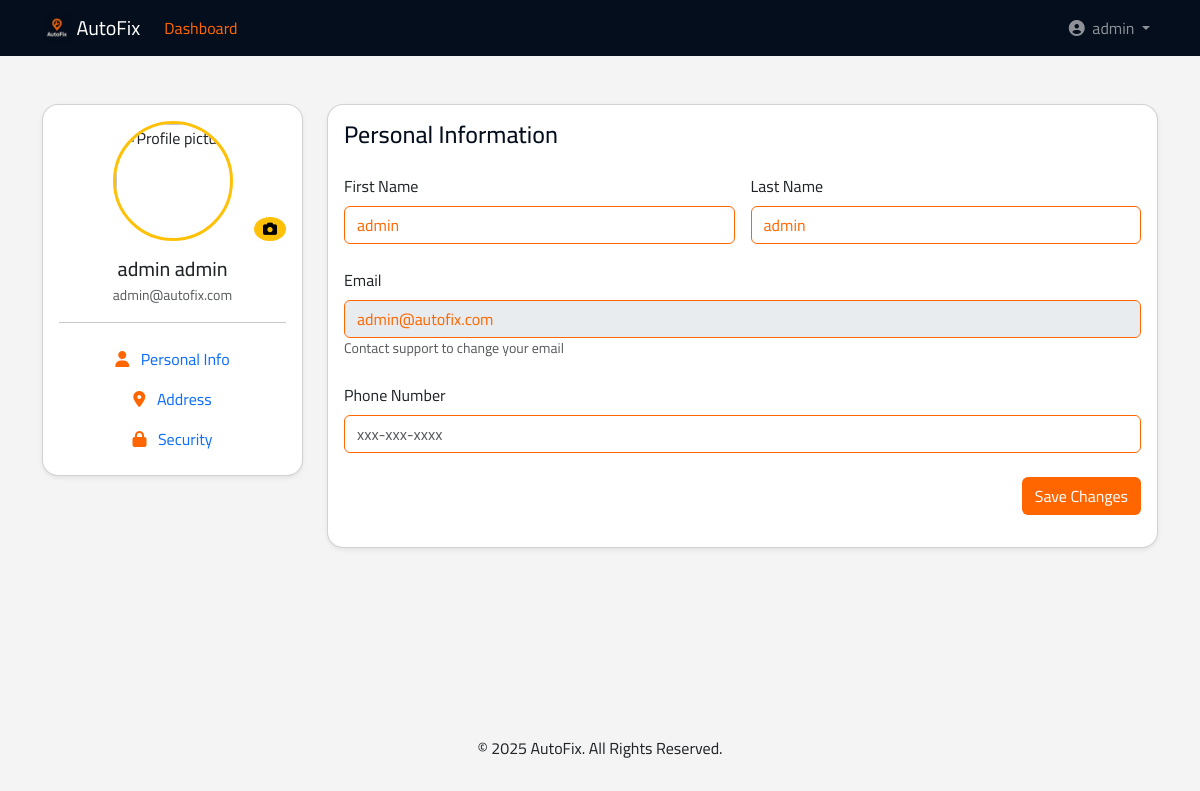
The app's page /accounts/profile/ (signed in) with its own data.
### accounts/models.py (models this page shows, shortened)
class User(AbstractUser):
    username = None
    email = models.EmailField(unique=True)
    phone = models.CharField(max_length=15, unique=True, blank=True)
    is_workshop_owner = models.BooleanField(default=False)
    address = models.ForeignKey(Address, on_delete=models.SET_NULL, null=True, blank=True)
    objects = UserManager()
    USERNAME_FIELD = 'email'
    REQUIRED_FIELDS = ['first_name', 'last_name']  # names required for registration
    def get_full_name(self):
        return f"{self.first_name} {self.last_name}"
    def get_short_name(self):
        return self.first_name

### accounts/views.py (the view)
# urls.py: path('profile/', views.profile, name='profile'),
def profile(request):
    if not request.user.is_authenticated:
        return redirect('landing:main')
    context = {
        'user': request.user,
        'GOOGLE_MAPS_API_KEY': settings.GOOGLE_MAPS_API_KEY
    }
    return render(request, 'accounts/profile.html', context)

### templates/accounts/profile.html (shortened to what this page needs)
{% extends "base.html" %}
{% load static %}
{% load bootstrap5 %}
{% block content %}
<div class="container py-5">
    <div class="row">
        <div class="col-md-3 mb-4">
            <div class="card shadow-sm rounded-4">
                <div class="card-body text-center">
                    <div class="position-relative mb-3">
                        <img src="{% static 'img/default-avatar.png' %}"
                             class="rounded-circle border border-3 border-warning"
                             width="120" height="120"
                             alt="Profile picture">
                        <button class="btn btn-sm btn-warning position-absolute bottom-0 end-0 rounded-circle">
                            <i class="fas fa-camera"></i>
                        </button>
                    </div>
                    <h5 class="mb-1">{{ user.get_full_name }}</h5>
                    <p class="text-muted small mb-3">{{ user.email }}</p>
                    <hr>
                    <ul class="nav flex-column">
                        <li class="nav-item">
                            <a class="nav-link active" href="#personal-info" data-bs-toggle="tab">
                                <i class="fas fa-user me-2" style="color: #ff6600;"></i> Personal Info
                            </a>
                        </li>
                        <li class="nav-item">
                            <a class="nav-link" href="#address" data-bs-toggle="tab">
                                <i class="fas fa-map-marker-alt me-2" style="color: #ff6600;"></i> Address
                            </a>
                        </li>
                        <li class="nav-item">
                            <a class="nav-link" href="#security" data-bs-toggle="tab">
                                <i class="fas fa-lock me-2" style="color: #ff6600;"></i> Security
                            </a>
                        </li>
                    </ul>
                </div>
            </div>
        </div>
        <div class="col-md-9">
            <div class="card shadow-sm rounded-4">
                <div class="card-body">
                    <div class="tab-content">
                        <div class="tab-pane fade show active" id="personal-info">
                            <h4 class="mb-4" style="color: #050e1c;">Personal Information</h4>
                            <form method="post" action="{% url 'accounts:profile_update' %}">
                                <div class="row g-3 mb-4">
                                    <div class="col-md-6">
                                        <label class="form-label">First Name</label>
                                        <input type="text" name="first_name" value="{{ user.first_name }}"
                                               class="form-control" style="border-color: #ff6600; color: #ff6600;">
                                    </div>
                                    <div class="col-md-6">
                                        <label class="form-label">Last Name</label>
                                        <input type="text" name="last_name" value="{{ user.last_name }}"
                                               class="form-control" style="border-color: #ff6600; color: #ff6600;">
                                    </div>
                                </div>
                                <div class="mb-4">
                                    <label class="form-label">Email</label>
                                    <input type="email" value="{{ user.email }}"
                                           class="form-control" style="border-color: #ff6600; color: #ff6600;" disabled>
                                    <small class="text-muted">Contact support to change your email</small>
                                </div>
                                <div class="mb-4">
                                    <label class="form-label">Phone Number</label>
                                    <input type="text" name="phone" value="{{ user.phone }}"
                                           class="form-control" style="border-color: #ff6600; color: #ff6600;"
                                           placeholder="xxx-xxx-xxxx">
                                </div>
                                <div class="d-flex justify-content-end">
                                    <button type="submit" class="btn" style="background-color: #ff6600; color: #fff;">
                                        Save Changes
                                    </button>
                                </div>
                            </form>
                        </div>
                    </div>
                </div>
            </div>
        </div>
    </div>
</div>
{% endblock %}

### templates/base.html (shortened to what this page needs)
{% load static bootstrap5 %}
{% bootstrap_css %}
<!DOCTYPE html>
<html lang="en" dir="{% if LANGUAGE_CODE == 'ar' %}rtl{% else %}ltr{% endif %}">
<head>
    <link rel="stylesheet" href="https://cdnjs.cloudflare.com/ajax/libs/font-awesome/6.4.0/css/all.min.css">
    <link rel="stylesheet" href="{% static 'css/main.css' %}">
</head>
<body class="d-flex flex-column min-vh-100">
    <nav class="navbar navbar-expand-lg navbar-dark" style="background-color: #050e1c;">
        <div class="container">
            {% if user.is_authenticated %}
                <a class="navbar-brand" href="{% url 'landing:dashbord' %}">
                    <img src="{% static 'img/dark_logo.png' %}" alt="AutoFix Logo" width="30" height="30" class="d-inline-block align-top">
                    AutoFix
                </a>
            {% else %}
                <a class="navbar-brand" href="{% url 'landing:main' %}">
                    <img src="{% static 'img/dark_logo.png' %}" alt="AutoFix Logo" width="30" height="30" class="d-inline-block align-top">
                    AutoFix
                </a>
            {% endif %}
            <div class="collapse navbar-collapse" id="navbarMain">
                <ul class="navbar-nav me-auto">
                    {% if user.is_authenticated %}
                    <li class="nav-item">
                        <a class="nav-link" href="{% url 'landing:dashbord' %}" style="color: #ff6600;">Dashboard</a>
                    </li>
                    {% endif %}
                </ul>
                <ul class="navbar-nav ms-auto">
                    {% if user.is_authenticated %}
                        <li class="nav-item dropdown">
                            <a class="nav-link dropdown-toggle" href="#" id="userDropdown" role="button" data-bs-toggle="dropdown">
                                <i class="fas fa-user-circle me-1"></i> {{ user.get_short_name }}
                            </a>
                        </li>
                    {% endif %}
                </ul>
            </div>
        </div>
    </nav>
    <main class="flex-grow-1">
        {% block content %}{% endblock %}
    </main>
    <footer class="text-center py-4">
        <p>&copy; {% now "Y" %} AutoFix. All Rights Reserved.</p>
    </footer>
</body>
</html>

### static/css/main.css (style rules this page uses)
body { background-color: #f4f4f4; font-family: 'Cairo', sans-serif; }

### records on screen
User: get_short_name "admin", get_full_name "admin admin", email "admin@autofix.com", first_name "admin", last_name "admin"
